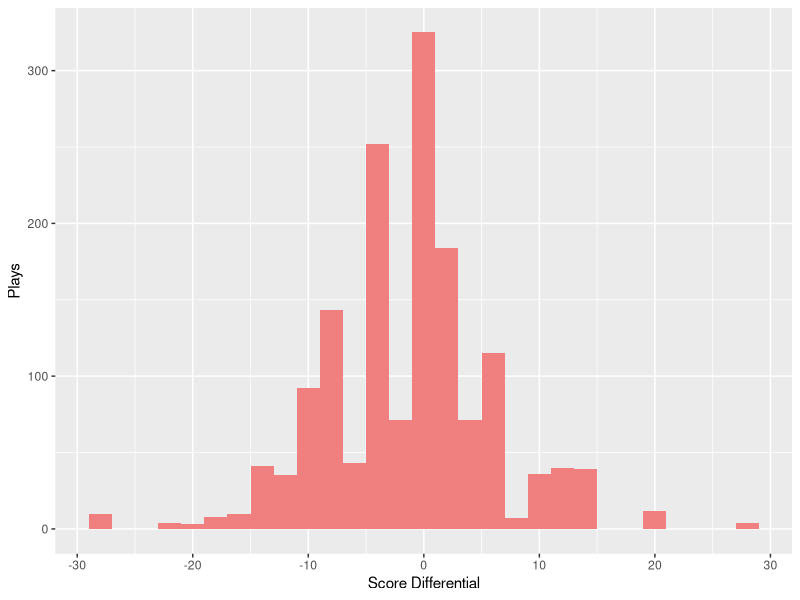
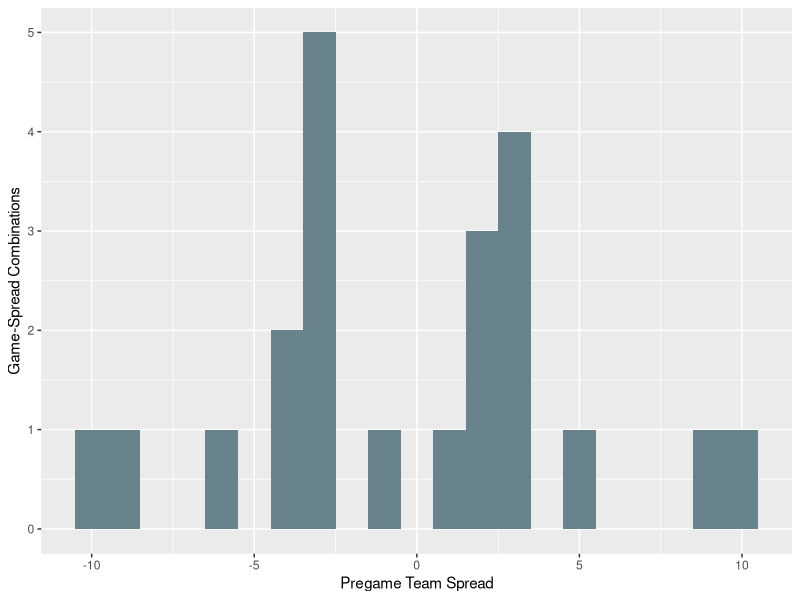
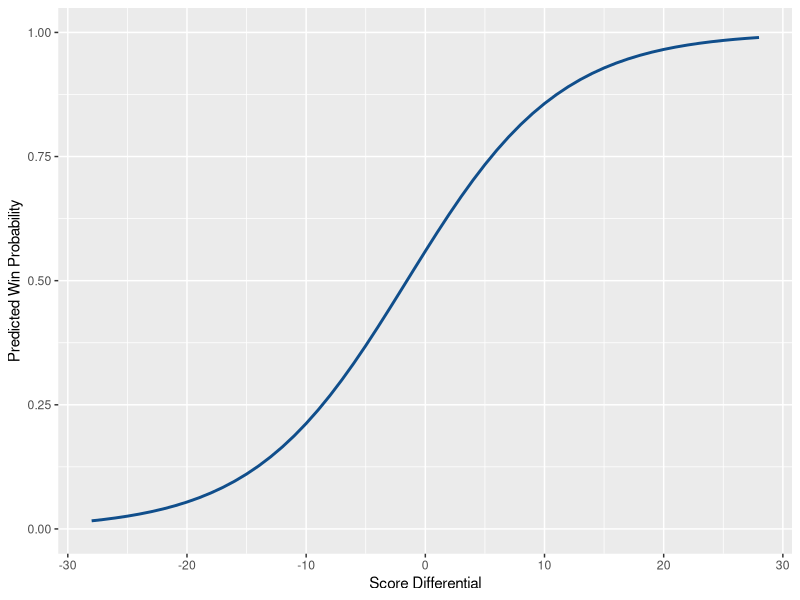
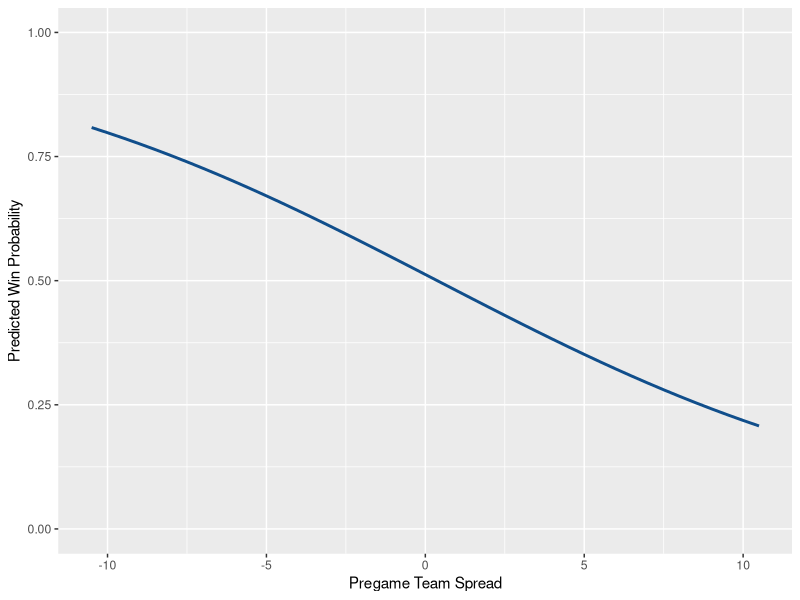
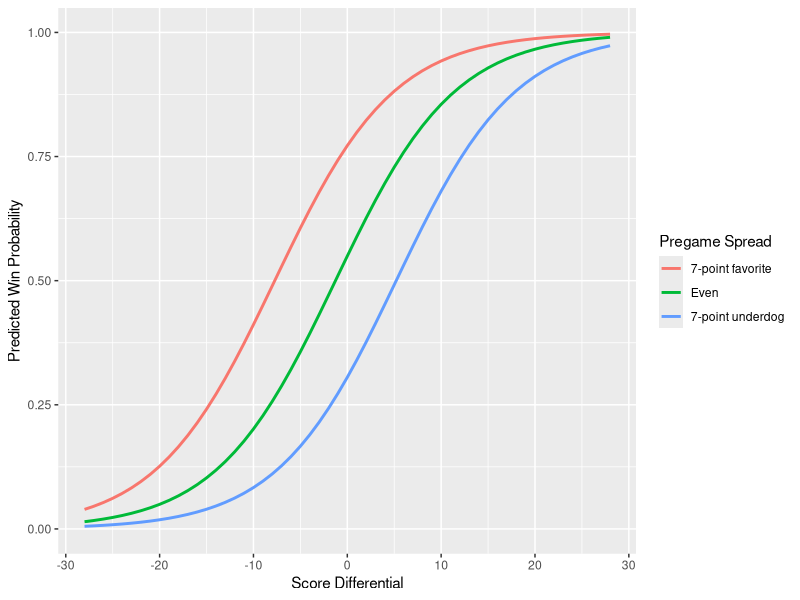
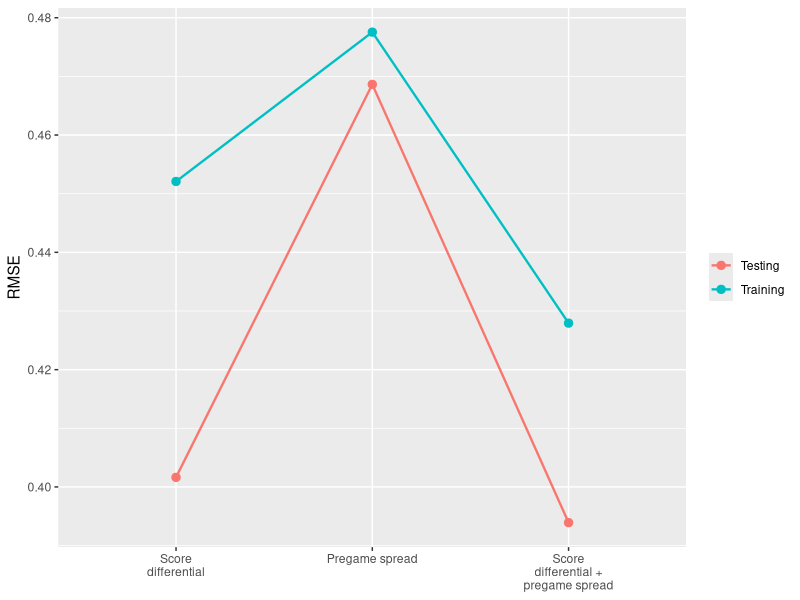

The R script that drew these images, in order:
## ---- chunk 1
knitr::opts_chunk$set(cache = FALSE, fig.align = "center", include = FALSE)
library(tidyverse)
## ---- chunk 2
nfl_train <- read_csv("data/nfl_wp_train.csv", show_col_types = FALSE)

nfl_train %>%
  summarize(plays = n(), games = n_distinct(game_id))
## ---- chunk 3
ggplot(nfl_train, aes(x = score_differential)) +
  geom_histogram(binwidth = 2, fill = "lightcoral") +
  labs(x = "Score Differential", y = "Plays")

game_spread_combinations <- nfl_train %>%
  distinct(game_id, posteam_spread)

ggplot(game_spread_combinations, aes(x = posteam_spread)) +
  geom_histogram(binwidth = 1, fill = "lightblue4") +
  labs(x = "Pregame Team Spread", y = "Game-Spread Combinations")
## ---- chunk 4
diff_model <- glm(
  label_win ~ score_differential,
  family = binomial,
  data = nfl_train
)

score_grid <- tibble(
  score_differential = seq(
    min(nfl_train$score_differential),
    max(nfl_train$score_differential),
    by = 1
  )
) %>%
  mutate(
    predicted_win_probability = predict(
      diff_model,
      newdata = .,
      type = "response"
    )
  )

ggplot(score_grid, aes(x = score_differential, y = predicted_win_probability)) +
  geom_line(color = "dodgerblue4", linewidth = 1) +
  scale_y_continuous(limits = c(0, 1)) +
  labs(x = "Score Differential", y = "Predicted Win Probability")
## ---- chunk 5
spread_model <- glm(
  label_win ~ posteam_spread,
  family = binomial,
  data = nfl_train
)

spread_grid <- tibble(
  posteam_spread = seq(
    min(nfl_train$posteam_spread),
    max(nfl_train$posteam_spread),
    by = 0.5
  )
) %>%
  mutate(
    predicted_win_probability = predict(
      spread_model,
      newdata = .,
      type = "response"
    )
  )

ggplot(spread_grid, aes(x = posteam_spread, y = predicted_win_probability)) +
  geom_line(color = "dodgerblue4", linewidth = 1) +
  scale_y_continuous(limits = c(0, 1)) +
  labs(x = "Pregame Team Spread", y = "Predicted Win Probability")
## ---- chunk 6
combined_model <- glm(
  label_win ~ score_differential + posteam_spread,
  family = binomial,
  data = nfl_train
)

combined_grid <- expand_grid(
  score_differential = seq(
    min(nfl_train$score_differential),
    max(nfl_train$score_differential),
    by = 1
  ),
  posteam_spread = c(-7, 0, 7)
) %>%
  mutate(
    predicted_win_probability = predict(
      combined_model,
      newdata = .,
      type = "response"
    ),
    spread_label = factor(
      posteam_spread,
      levels = c(-7, 0, 7),
      labels = c("7-point favorite", "Even", "7-point underdog")
    )
  )

ggplot(
  combined_grid,
  aes(
    x = score_differential,
    y = predicted_win_probability,
    color = spread_label
  )
) +
  geom_line(linewidth = 1) +
  scale_y_continuous(limits = c(0, 1)) +
  labs(
    x = "Score Differential",
    y = "Predicted Win Probability",
    color = "Pregame Spread"
  )
## ---- chunk 7
expanded_model <- glm(
  label_win ~ score_differential + posteam_spread + factor(down) +
    ydstogo + yardline_100,
  family = binomial,
  data = nfl_train
)
## ---- chunk 8
nfl_test <- read_csv("data/nfl_wp_test.csv", show_col_types = FALSE)

nfl_test %>%
  summarize(plays = n(), games = n_distinct(game_id))

length(intersect(unique(nfl_train$game_id), unique(nfl_test$game_id)))

nfl_train <- nfl_train %>%
  mutate(
    score_differential_prediction = predict(
      diff_model,
      newdata = .,
      type = "response"
    ),
    pregame_spread_prediction = predict(
      spread_model,
      newdata = .,
      type = "response"
    ),
    combined_prediction = predict(combined_model, newdata = ., type = "response")
  )

nfl_test <- nfl_test %>%
  mutate(
    score_differential_prediction = predict(
      diff_model,
      newdata = .,
      type = "response"
    ),
    pregame_spread_prediction = predict(
      spread_model,
      newdata = .,
      type = "response"
    ),
    combined_prediction = predict(combined_model, newdata = ., type = "response")
  )
## ---- chunk 9
training_scores <- nfl_train %>%
  summarize(
    across(
      c(
        score_differential_prediction,
        pregame_spread_prediction,
        combined_prediction
      ),
      ~ sqrt(mean((label_win - .x)^2))
    )
  ) %>%
  pivot_longer(everything(), names_to = "model", values_to = "rmse") %>%
  mutate(sample = "Training")

testing_scores <- nfl_test %>%
  summarize(
    across(
      c(
        score_differential_prediction,
        pregame_spread_prediction,
        combined_prediction
      ),
      ~ sqrt(mean((label_win - .x)^2))
    )
  ) %>%
  pivot_longer(everything(), names_to = "model", values_to = "rmse") %>%
  mutate(sample = "Testing")

rmse_comparison <- bind_rows(training_scores, testing_scores) %>%
  mutate(
    model = factor(
      model,
      levels = c(
        "score_differential_prediction",
        "pregame_spread_prediction",
        "combined_prediction"
      ),
      labels = c(
        "Score differential",
        "Pregame spread",
        "Score differential + pregame spread"
      )
    )
  )

rmse_comparison

ggplot(
  rmse_comparison,
  aes(x = model, y = rmse, color = sample, group = sample)
) +
  geom_line(linewidth = 0.8) +
  geom_point(size = 2.5) +
  scale_x_discrete(labels = scales::label_wrap(18)) +
  labs(x = NULL, y = "RMSE", color = NULL)
## ---- chunk 10
nfl_train <- nfl_train %>%
  mutate(
    expanded_prediction = predict(
      expanded_model,
      newdata = .,
      type = "response"
    )
  )

nfl_test <- nfl_test %>%
  mutate(
    expanded_prediction = predict(
      expanded_model,
      newdata = .,
      type = "response"
    )
  )

challenge_scores <- bind_rows(
  nfl_train %>%
    summarize(
      combined = sqrt(mean((label_win - combined_prediction)^2)),
      expanded = sqrt(mean((label_win - expanded_prediction)^2))
    ) %>%
    pivot_longer(everything(), names_to = "model", values_to = "rmse") %>%
    mutate(sample = "Training"),
  nfl_test %>%
    summarize(
      combined = sqrt(mean((label_win - combined_prediction)^2)),
      expanded = sqrt(mean((label_win - expanded_prediction)^2))
    ) %>%
    pivot_longer(everything(), names_to = "model", values_to = "rmse") %>%
    mutate(sample = "Testing")
)

challenge_scores
